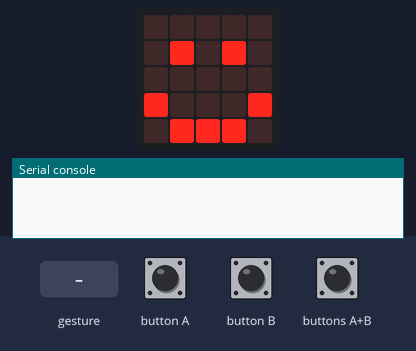
Simulated run of this program. Board: BBC micro:bit (MakeCode). Parts: the board's 5×5 LED display, the last lines printed to the serial console. Inputs (shaded band) come from the test bench. No radio messages arrive unless stated (any console line starting 'radio sent:' is added by the test bench); a tilt is held for 1.5 s and a shake lasts 1 s, then the board lies face up again.

Above: at 0.1 s.
1.9 s: button A pressed for 0.15 s
At 3.1 s:
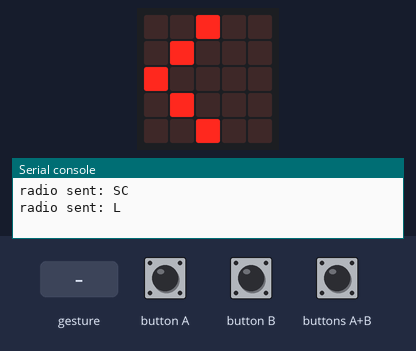
3.5 s: button B pressed for 0.15 s
At 4.3 s:
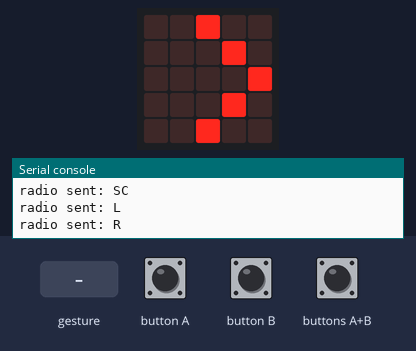
5.1 s: buttons A+B pressed for 0.15 s
At 5.6 s:
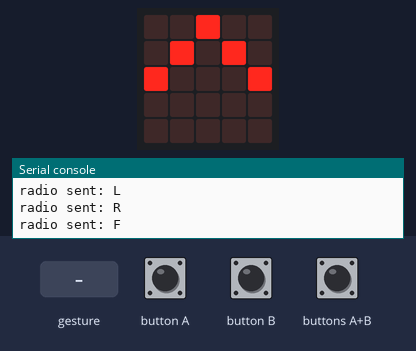
6.7 s: gesture 'shake'
At 9.7 s:
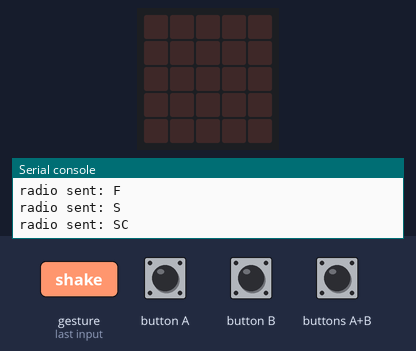
11.3 s: buttons A+B pressed for 1 s
At 12.7 s:
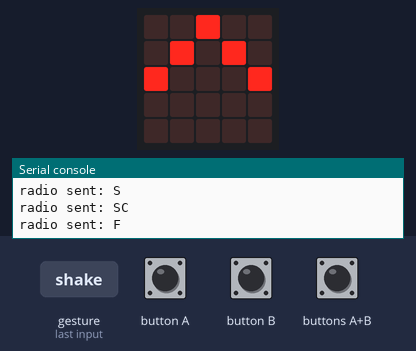
Timing chart, 0 to 14.3 s (numbered marks = the images above; inputs shaded):
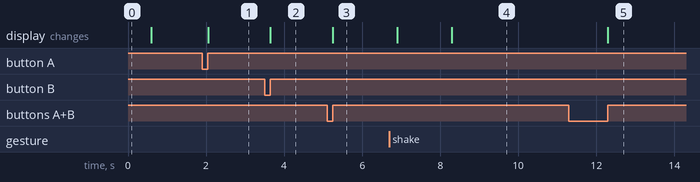

The program:

main.ts
```typescript
input.onButtonPressed(Button.A, function () {
    radio.sendString("L")
    basic.showLeds(`
        . . # . .
        . # . . .
        # . . . .
        . # . . .
        . . # . .
        `)
})
input.onGesture(Gesture.Shake, function () {
    radio.sendString("S")
    basic.showLeds(`
        . . . . .
        . # . # .
        . # . # .
        . # . # .
        . . . . .
        `)
    basic.pause(1000)
    basic.clearScreen()
})
input.onGesture(Gesture.TiltRight, function () {
    radio.sendString("SR")
})
input.onButtonPressed(Button.AB, function () {
    radio.sendString("F")
    basic.showLeds(`
        . . # . .
        . # . # .
        # . . . #
        . . . . .
        . . . . .
        `)
})
input.onButtonPressed(Button.B, function () {
    radio.sendString("R")
    basic.showLeds(`
        . . # . .
        . . . # .
        . . . . #
        . . . # .
        . . # . .
        `)
})
input.onGesture(Gesture.TiltLeft, function () {
    radio.sendString("SL")
})
input.onGesture(Gesture.ScreenUp, function () {
    radio.sendString("SC")
})
basic.showIcon(IconNames.Happy)
radio.setGroup(2)
basic.clearScreen()
```

test.ts
```typescript
// ide kerülnek a tesztek; a rendszer ezt nem kompilálja, ha a csomagot bővítményként használják.
```

Measured:
- after the input at 1.9 s, the display: changes after 0.15 s (image 1)
- after the input at 3.5 s, the display: changes after 0.15 s (image 2)
- after the input at 5.1 s, the display: changes after 0.15 s (image 3)
- after the input at 6.7 s, the display: first changes after 0.20 s (image 4 shows a later state)
- after the input at 11.3 s, the display: changes after 1.0 s (image 5)
